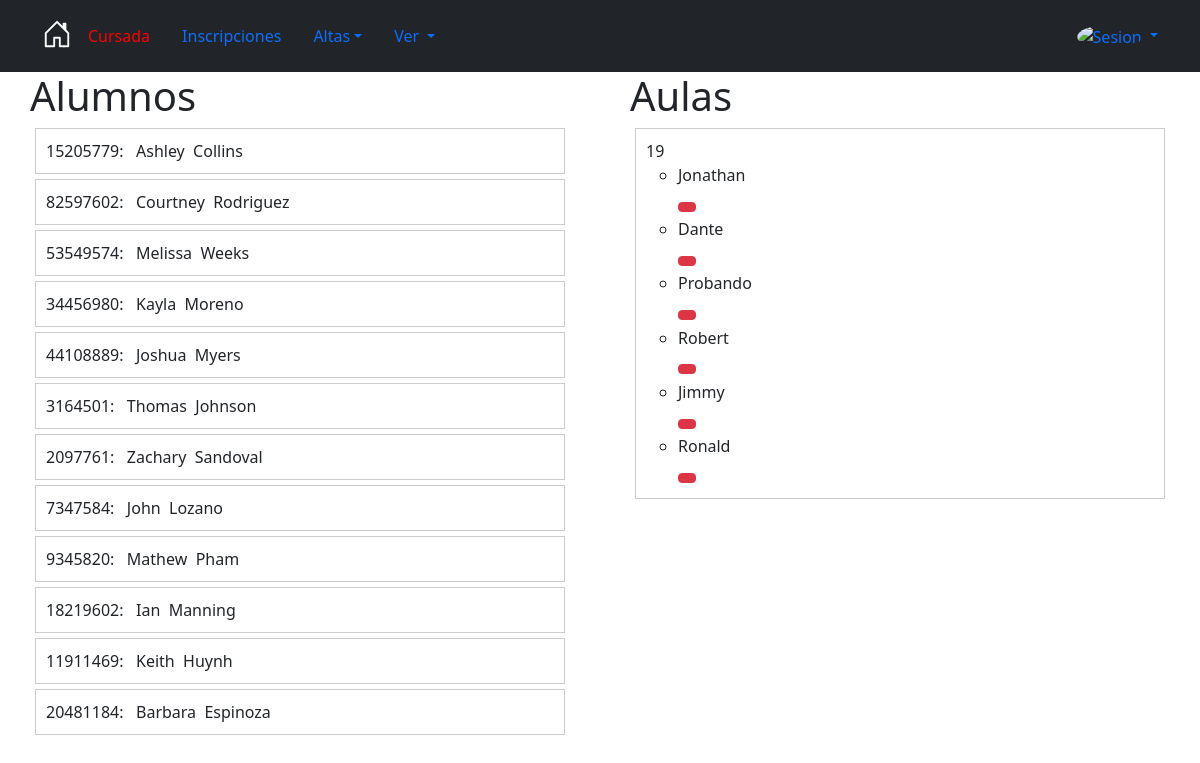
The page /Clases/asignar_alumno_a_aula/1 (signed in) on the database as committed earlier.
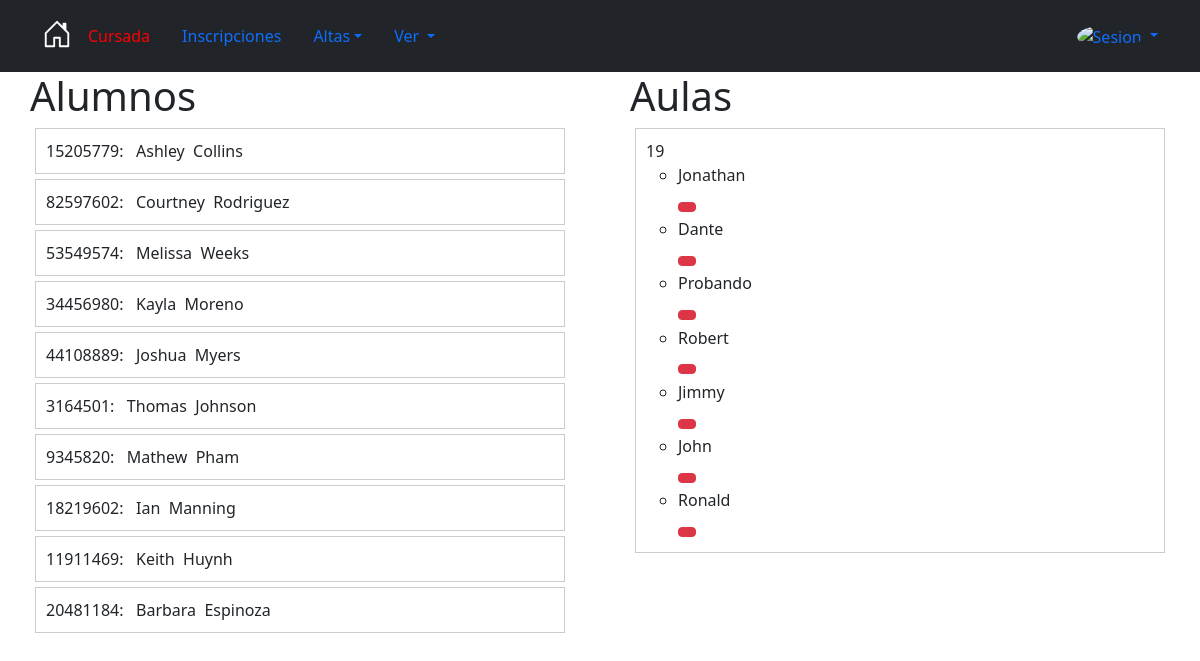
The same page on the database as committed later.
### Core/models.py (models this page shows, shortened)
class inscripcionEstudianteCiclo(models.Model):
    estudiante = models.ForeignKey(
        Estudiante,
        null=True,
        on_delete=models.CASCADE,
    )
    ciclo = models.ForeignKey(
        Ciclo,
        null=True,
        on_delete=models.CASCADE
    )
    anio = models.ForeignKey(
        AnioPlan,
        on_delete=models.CASCADE
    )
    fecha = models.DateTimeField(default=now)
    class Meta:
        unique_together = ['estudiante', 'ciclo', 'anio']

class Persona(models.Model):
    MAXNOMBRE = 50
    MAXAPELLIDO = 50
    REGEX_NOMBRE = '^[0-9a-zA-Z-_ .]{3,100}$'
    REGEX_NUMERO = '^[0-9]{1,12}$'
    MAXDNI =11
    MAXDIRECCION = 100
    MAXTELEFONO = 10
    Nombre = models.CharField(
        help_text= "Nombre",
        max_length = MAXNOMBRE,
        unique= False,
        null= False,
        blank= False,
        validators= [RegexValidator(regex=REGEX_NOMBRE)],
        error_messages= {
            'max_length': "El nombre puede tener a lo sumo {} caracteres".format(MAXNOMBRE),
            'blank': "El nombre es obligatorio"
        }
    )
    Apellido = models.CharField(
        help_text="Apellido",
        max_length=MAXAPELLIDO,
        unique=False,
        null=False,
        blank=False,
        validators=[RegexValidator(regex=REGEX_NOMBRE)],
        error_messages={
            'max_length': "El apellido puede tener a lo sumo {} caracteres".format(MAXNOMBRE),
            'blank': "El apéllido es obligatorio"
        }
    )
    Dni= models.CharField(
        help_text= "ingrese DNI",
        max_length = MAXDNI,
        unique= True,
        null= False,
        blank= False,
        error_messages= {
            'max_length': "El dni puede tener a lo sumo {} caracteres".format(MAXDNI),
            'unique': "El dni ingresado ya existe",
            'blank': "El dni es obligatorio"
        }
    )
    Localidad=models.ForeignKey(
        Localidad,
        null=False,
        blank=False,
        on_delete=models.CASCADE,
        help_text="Ingrese Localidad",
        error_messages={
        }
    )
    Direccion=models.CharField(
        help_text= "Direccion",
        max_length = MAXDIRECCION,
        unique= False,
        null= False,
        blank= False,
        error_messages= {
            'max_length': "El dni puede tener a lo sumo {} caracteres".format(MAXDNI),
            'unique': "El dni ingresado ya existe",
            'blank': "El dni es obligatorio"
        }
    )
    Email = models.EmailField(
        help_text="Ingrese email valido",
        unique=True,
        null=True,
        blank=True,
        primary_key=False,
        error_messages={
            'unique': "Otra persona tiene ese email",
        }
    )
    Telefono= models.CharField(
        help_text="Telefono ",
        max_length=MAXTELEFONO,
        unique=False,
        null=True,
        blank=True,
        primary_key=False,
        validators=[RegexValidator(regex=REGEX_NUMERO)],
        error_messages={
            'max_length': "El telefono puede tener a lo sumo {} caracteres".format(MAXTELEFONO),
        }
    )
    def __str__(self):
        return "{0}, {1}, {2}".format(self.Dni, self.Apellido, self.Nombre)

class Aula(models.Model):
    estudiantes = models.ManyToManyField(
        'Estudiante',
        blank=True,
        related_name="aulas_del_estudiante",
    )
    division = models.ForeignKey(
        'Division',
        unique=False,
        null=False,  # Asegura que cada aula tenga una división asociada
        blank=False,
        on_delete=models.CASCADE,
        related_name="aulas"  # Hace que el acceso a las aulas asociadas con una división sea más claro
    )
    class Meta:
        db_table = 'Aula'

class Estudiante(Persona):
    def dia_futuro(value):
        hoy = date.today()
        if hoy <  value:
            raise ValidationError('La fecha ingresada es mayor a la actual')
        return value
    legajo = models.CharField(max_length= 50,unique= True)
    fechaInscripcion = models.DateField(default = now,validators=[dia_futuro])
    aulas = models.ManyToManyField(
        'Aula',
        blank=True,
        related_name='estudiantes_en_aula'
        )

### Clases/views.py (the view)
# urls.py: re_path(r'^asignar_alumno_a_aula/(?P<idAnio>\d+)$', views.asignar_alumno_a_aula, name= 'asignar_alumno_a_aula'),
@login_required
def asignar_alumno_a_aula(request, idAnio):
    print("asignar alumno", idAnio)
    ciclo = Ciclo.objects.get(esActual = 'True')
    divisiones = Division.objects.filter(anio_id=idAnio,ciclo=ciclo)
    estudiantes_inscritos = inscripcionEstudianteCiclo.objects.filter(anio=idAnio,ciclo = ciclo)
    print("estudiuantes inscriptos",estudiantes_inscritos)
    for division in divisiones:
        aulas_existen = Aula.objects.filter(division=division).exists()
        if not aulas_existen:
            Aula.objects.create(division=division)
    aulas = Aula.objects.filter(division__in=divisiones)
    estudiantes_aula = {}  # Cambiaremos a un diccionario para asociar estudiantes con aulas
    for aula in aulas:
        estudiantes_aula[aula.id] = aula.estudiantes.all()
        print(aula.estudiantes.all())
    estudiantes_no_en_aula = []
    ids_estudiantes_aula = [estudiante.id for aula_estudiantes in estudiantes_aula.values() for estudiante in aula_estudiantes]
    print("Estudiates e aulas",ids_estudiantes_aula)
    print((ids_estudiantes_aula))
    for estudiante in estudiantes_inscritos:
        print("id estudiante*****",estudiante.estudiante.id,ids_estudiantes_aula)
        if estudiante.estudiante.id not in ids_estudiantes_aula:
            estudiantes_no_en_aula.append(estudiante)
    print("no en aula", estudiantes_no_en_aula)
    return render(request, 'Division/asignar_alumnno_aula.html', {'aulas': aulas,
                                                                'estudiantes': estudiantes_no_en_aula,
                                                                'estudiantes_aula': estudiantes_aula,
                                                                'estudiantes_no_en_aula': estudiantes_no_en_aula})

### Clases/templates/Division/asignar_alumnno_aula.html (shortened to what this page needs)
{% extends 'base.html' %}
{% block content %}
<!DOCTYPE html>
<html>
<head>
</head>
<cuerpo>
    <div id="alumnos-container">
        <h1>Alumnos</h1>
        <ul id="alumnos-list">
            {% for estudiante in estudiantes %}
                <li class="alumno" draggable="true" ondragstart="handleDragStart(event,
                '{{ estudiante.estudiante.Dni }}',
                '{{ estudiante.estudiante.id }}',
                '{{ estudiante.estudiante.Nombre }}')"
                data-id="{{ estudiante.estudiante.id }}"
                data-dni="{{ estudiante.estudiante.Dni }}"
                data-nombre="{{ estudiante.estudiante.Nombre }}">
                {{ estudiante.estudiante.Dni  }}: &nbsp {{ estudiante.estudiante.Nombre  }}&nbsp {{estudiante.estudiante.Apellido}}</li>
            {% endfor %}
        </ul>
    </div>
    <div id="aulas-container">
        <h1>Aulas</h1>
        <ul id="aulas-list">
            {% for aula in aulas %}
                <li class="aula" ondrop="drop(event)" ondragover="allowDrop(event)" data-id="{{ aula.id }}">
                    {{ aula.id }}
                    <ul>
                        {% for estudiante_id, estudiante in estudiantes_aula.items %}
                            {% if estudiante_id == aula.id %}
                                {% for e in estudiante %}
                                    <li>
                                        <h6>{{ e.Nombre }}</h6>
                                        <button class="btn btn-danger btn-sm" onclick="eliminarAlumno('{{ aula.id }}', '{{ e.id }}')">
                                        </button>
                                    </li>
                                {% endfor %}
                            {% endif %}
                        {% endfor %}
                    </ul>
                </li>
            {% endfor %}
        </ul>
    </div>
</cuerpo>
</html>
{% endblock content %}

Rows that differ between the two databases and show on the page:
removed inscripcionEstudianteCiclo: estudiante.Dni "2097761", estudiante.Nombre "Zachary", estudiante.Apellido "Sandoval"
no longer on this page (row unchanged): inscripcionEstudianteCiclo: estudiante.Dni "7347584", estudiante.Nombre "John", estudiante.Apellido "Lozano"
changed Aula id 19: gains Estudiante (Nombre "John")
